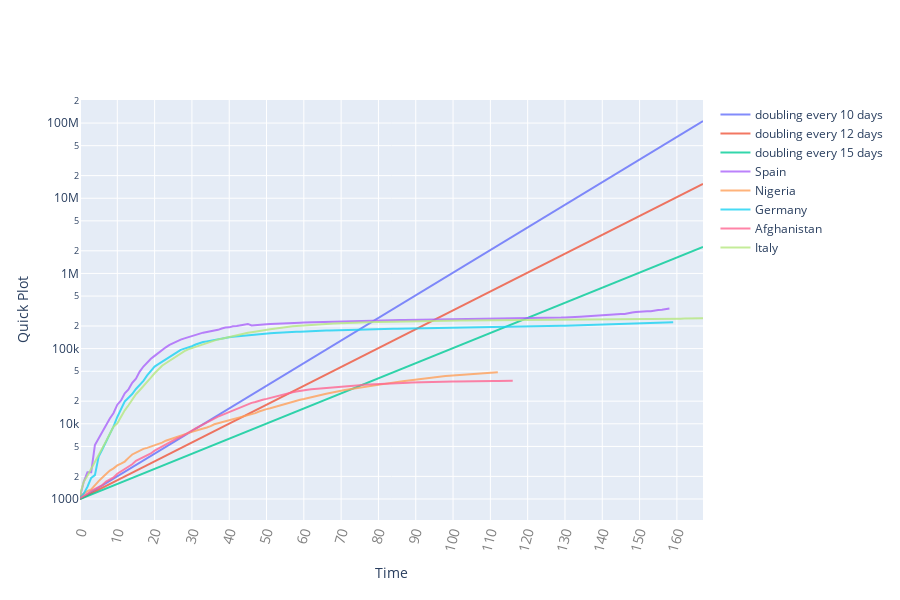

The cell this chart's notebook holds for it:
### Code cell
# Plot Data with doubled series (which are essentially normalized slopes)
quick_plot(x_data, df_sync_with_slopes)

### Figure 1 — Plotly figure (JSON) as saved in the notebook; plotly's stock layout.template omitted (floating-point values rounded to 4 significant figures; data arrays with more than 128 entries replaced by an {"elided": "..."} marker saying what was removed)
{"data": [{"line": {"width": 2}, "marker": {"size": 5}, "mode": "lines", "name": "doubling every 10 days", "opacity": 0.8, "type": "scatter", "x": {"elided": "168 int values"}, "y": {"elided": "168 float values"}}, {"line": {"width": 2}, "marker": {"size": 5}, "mode": "lines", "name": "doubling every 12 days", "opacity": 0.8, "type": "scatter", "x": {"elided": "168 int values"}, "y": {"elided": "168 float values"}}, {"line": {"width": 2}, "marker": {"size": 5}, "mode": "lines", "name": "doubling every 15 days", "opacity": 0.8, "type": "scatter", "x": {"elided": "168 int values"}, "y": {"elided": "168 float values"}}, {"line": {"width": 2}, "marker": {"size": 5}, "mode": "lines", "name": "Spain", "opacity": 0.8, "type": "scatter", "x": {"elided": "168 int values"}, "y": {"elided": "168 int values"}}, {"line": {"width": 2}, "marker": {"size": 5}, "mode": "lines", "name": "Nigeria", "opacity": 0.8, "type": "scatter", "x": {"elided": "168 int values"}, "y": {"elided": "168 int values"}}, {"line": {"width": 2}, "marker": {"size": 5}, "mode": "lines", "name": "Germany", "opacity": 0.8, "type": "scatter", "x": {"elided": "168 int values"}, "y": {"elided": "168 int values"}}, {"line": {"width": 2}, "marker": {"size": 5}, "mode": "lines", "name": "Afghanistan", "opacity": 0.8, "type": "scatter", "x": {"elided": "168 int values"}, "y": {"elided": "168 int values"}}, {"line": {"width": 2}, "marker": {"size": 5}, "mode": "lines", "name": "Italy", "opacity": 0.8, "type": "scatter", "x": {"elided": "168 int values"}, "y": {"elided": "168 int values"}}], "layout": {"height": 600, "width": 900, "xaxis": {"nticks": 20, "tickangle": -75, "tickfont": {"color": "#7f7f7f", "size": 14}, "title": {"text": "Time"}}, "yaxis": {"title": {"text": "Quick Plot"}, "type": "log"}}}
